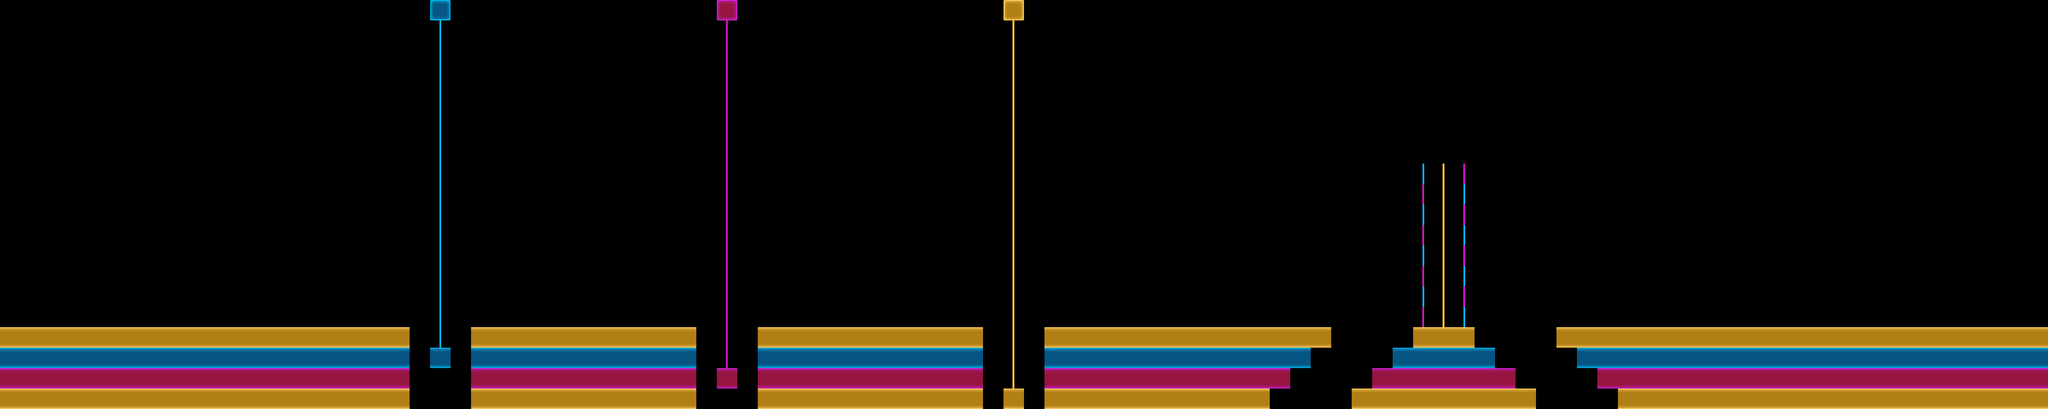

Below is a game level as drawn by its tile map, then a one-line description and the .tmx that defines it (tile-layer data replaced by summaries):
An orthogonal 100x20 tile map with 128x128 px tiles, 1 tile layer (Tile Layer 1).

<map version="1.0" orientation="orthogonal" renderorder="right-down" width="100" height="20" tilewidth="128" tileheight="128" nextobjectid="1">
 <properties>
  <property name="end_height" value="7" />
  <property name="height" value="20" />
  <property name="start_height" value="7" />
  <property name="starting_x" value="1" />
  <property name="width" value="100" />
 </properties>
 <tileset firstgid="1" name="neon_tileset" tilewidth="128" tileheight="128" tilecount="225" columns="15">
  <image source="../Viz/ld38_spritesheet.png" width="1920" height="1920" />
  <tile id="0">
   <properties>
    <property name="type" value="oj_nw" />
   </properties>
  </tile>
  <tile id="1">
   <properties>
    <property name="type" value="oj_n" />
   </properties>
  </tile>
  <tile id="2">
   <properties>
    <property name="type" value="oj_ne" />
   </properties>
  </tile>
  <tile id="3">
   <properties>
    <property name="type" value="m_nw" />
   </properties>
  </tile>
  <tile id="4">
   <properties>
    <property name="type" value="m_n" />
   </properties>
  </tile>
  <tile id="5">
   <properties>
    <property name="type" value="m_ne" />
   </properties>
  </tile>
  <tile id="6">
   <properties>
    <property name="type" value="b_nw" />
   </properties>
  </tile>
  <tile id="7">
   <properties>
    <property name="type" value="b_n" />
   </properties>
  </tile>
  <tile id="8">
   <properties>
    <property name="type" value="b_ne" />
   </properties>
  </tile>
  <tile id="15">
   <properties>
    <property name="type" value="oj_w" />
   </properties>
  </tile>
  <tile id="16">
   <properties>
    <property name="type" value="oj_c" />
   </properties>
  </tile>
  <tile id="17">
   <properties>
    <property name="type" value="oj_e" />
   </properties>
  </tile>
  <tile id="18">
   <properties>
    <property name="type" value="m_w" />
   </properties>
  </tile>
  <tile id="19">
   <properties>
    <property name="type" value="m_c" />
   </properties>
  </tile>
  <tile id="20">
   <properties>
    <property name="type" value="m_e" />
   </properties>
  </tile>
  <tile id="21">
   <properties>
    <property name="type" value="b_w" />
   </properties>
  </tile>
  <tile id="22">
   <properties>
    <property name="type" value="b_c" />
   </properties>
  </tile>
  <tile id="23">
   <properties>
    <property name="type" value="b_e" />
   </properties>
  </tile>
  <tile id="30">
   <properties>
    <property name="type" value="oj_sw" />
   </properties>
  </tile>
  <tile id="31">
   <properties>
    <property name="type" value="oj_s" />
   </properties>
  </tile>
  <tile id="32">
   <properties>
    <property name="type" value="oj_se" />
   </properties>
  </tile>
  <tile id="33">
   <properties>
    <property name="type" value="m_sw" />
   </properties>
  </tile>
  <tile id="34">
   <properties>
    <property name="type" value="m_s" />
   </properties>
  </tile>
  <tile id="35">
   <properties>
    <property name="type" value="m_se" />
   </properties>
  </tile>
  <tile id="36">
   <properties>
    <property name="type" value="b_sw" />
   </properties>
  </tile>
  <tile id="37">
   <properties>
    <property name="type" value="b_s" />
   </properties>
  </tile>
  <tile id="38">
   <properties>
    <property name="type" value="b_se" />
   </properties>
  </tile>
  <tile id="45">
   <properties>
    <property name="type" value="oj_hw" />
   </properties>
  </tile>
  <tile id="46">
   <properties>
    <property name="type" value="oj_hc" />
   </properties>
  </tile>
  <tile id="47">
   <properties>
    <property name="type" value="oj_he" />
   </properties>
  </tile>
  <tile id="48">
   <properties>
    <property name="type" value="m_hw" />
   </properties>
  </tile>
  <tile id="49">
   <properties>
    <property name="type" value="m_hc" />
   </properties>
  </tile>
  <tile id="50">
   <properties>
    <property name="type" value="m_he" />
   </properties>
  </tile>
  <tile id="51">
   <properties>
    <property name="type" value="b_hw" />
   </properties>
  </tile>
  <tile id="52">
   <properties>
    <property name="type" value="b_hc" />
   </properties>
  </tile>
  <tile id="53">
   <properties>
    <property name="type" value="b_he" />
   </properties>
  </tile>
  <tile id="60">
   <properties>
    <property name="type" value="oj_vn" />
   </properties>
  </tile>
  <tile id="61">
   <properties>
    <property name="type" value="oj_u" />
   </properties>
  </tile>
  <tile id="63">
   <properties>
    <property name="type" value="m_vn" />
   </properties>
  </tile>
  <tile id="64">
   <properties>
    <property name="type" value="m_u" />
   </properties>
  </tile>
  <tile id="66">
   <properties>
    <property name="type" value="b_vn" />
   </properties>
  </tile>
  <tile id="67">
   <properties>
    <property name="type" value="b_u" />
   </properties>
  </tile>
  <tile id="75">
   <properties>
    <property name="type" value="oj_vc" />
   </properties>
  </tile>
  <tile id="76">
   <properties>
    <property name="type" value="oj_spike" />
   </properties>
  </tile>
  <tile id="78">
   <properties>
    <property name="type" value="m_vc" />
   </properties>
  </tile>
  <tile id="79">
   <properties>
    <property name="type" value="m_spike" />
   </properties>
  </tile>
  <tile id="81">
   <properties>
    <property name="type" value="b_vc" />
   </properties>
  </tile>
  <tile id="82">
   <properties>
    <property name="type" value="b_spike" />
   </properties>
  </tile>
  <tile id="90">
   <properties>
    <property name="type" value="oj_vs" />
   </properties>
  </tile>
  <tile id="91">
   <properties>
    <property name="type" value="oj_laser" />
   </properties>
  </tile>
  <tile id="93">
   <properties>
    <property name="type" value="m_vs" />
   </properties>
  </tile>
  <tile id="94">
   <properties>
    <property name="type" value="m_laser" />
   </properties>
  </tile>
  <tile id="96">
   <properties>
    <property name="type" value="b_vs" />
   </properties>
  </tile>
  <tile id="97">
   <properties>
    <property name="type" value="b_laser" />
   </properties>
  </tile>
 </tileset>
 <layer name="Tile Layer 1" width="100" height="20">
  <data>[2000 cells, 413 non-empty, 9 distinct tile ids]</data>
 </layer>
</map>
